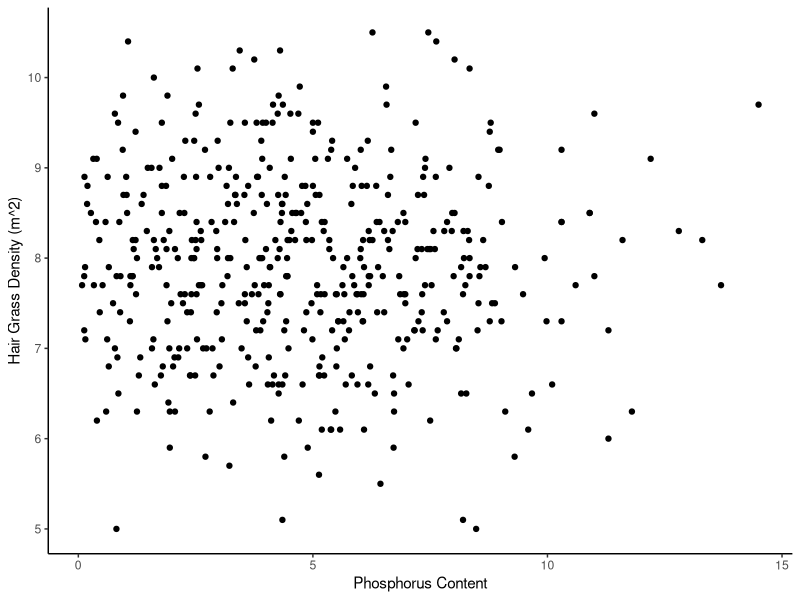
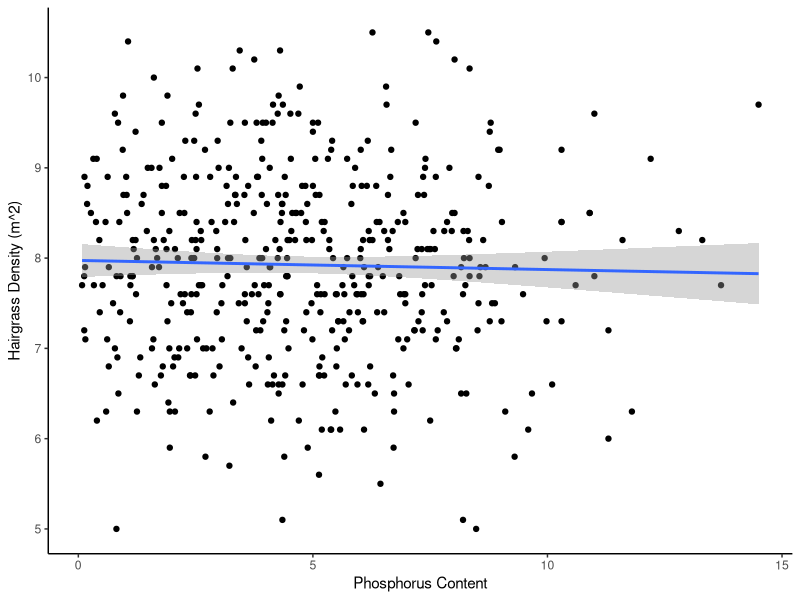
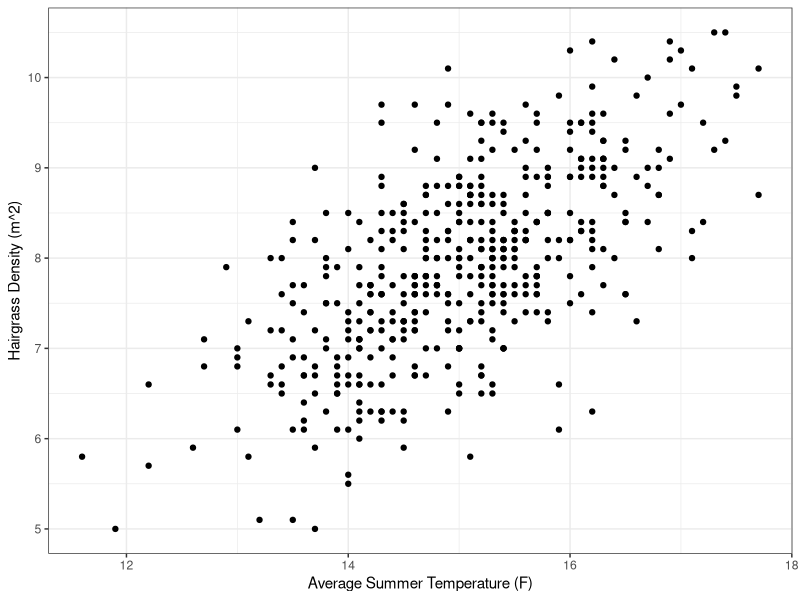
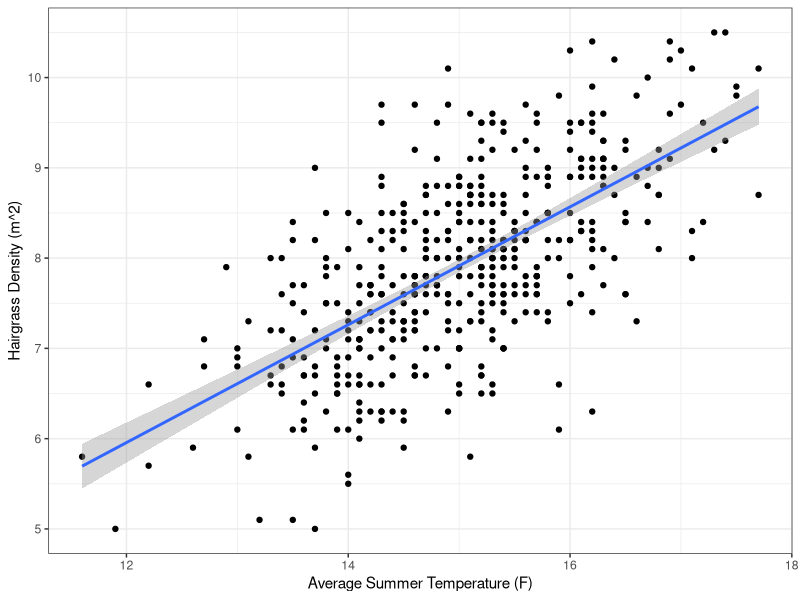

Write the R code that produced these figures, in order.
## ---- chunk 1
knitr::opts_chunk$set(echo = FALSE)
## ---- chunk 2
library("tidyverse")
hairgrass <- read_csv("../data/hairgrass_data.csv")
## ---- chunk 3
hairgrass %>% 
  summarize(mean_P = mean(p_content), 
            stdev_P = sd(p_content))
## ---- chunk 4
ggplot(hairgrass, aes(x = p_content, y = hairgrass_density_m2)) +
  geom_point() +
  labs(x = "Phosphorus Content",
      y = "Hair Grass Density (m^2)") +
  theme_classic()
## ---- chunk 5
r <- cor(y = hairgrass$hairgrass_density_m2, x = hairgrass$p_content)
r
## ---- chunk 6
r^2 
## ---- chunk 7
hairgrass %>% 
  ggplot(aes(x = p_content, y = hairgrass_density_m2)) +
  geom_point() +
  geom_smooth(method = "lm") +
  ylab("Hairgrass Density (m^2)") +
  xlab("Phosphorus Content") +
  theme_classic()
## ---- chunk 8
mod <- lm(hairgrass$hairgrass_density_m2 ~ hairgrass$p_content)
summary(mod) 
## ---- chunk 9
ggplot(hairgrass, aes(x = avg_summer_temp, y = hairgrass_density_m2)) +
  geom_point() +
  labs(x = "Average Summer Temperature (F)",
       y = "Hairgrass Density (m^2)") +
  theme_bw()
## ---- chunk 10
r <- cor(y = hairgrass$hairgrass_density_m2, x = hairgrass$avg_summer_temp)
r
## ---- chunk 11
r^2 
## ---- chunk 12
ggplot(hairgrass, aes(x = avg_summer_temp, y = hairgrass_density_m2)) +
  geom_point() +
  geom_smooth(method = "lm") +
  ylab("Hairgrass Density (m^2)") +
  xlab("Average Summer Temperature (F)") +
  theme_bw()
## ---- chunk 13
mod <- lm(hairgrass$hairgrass_density_m2 ~ hairgrass$avg_summer_temp)
summary(mod) 
